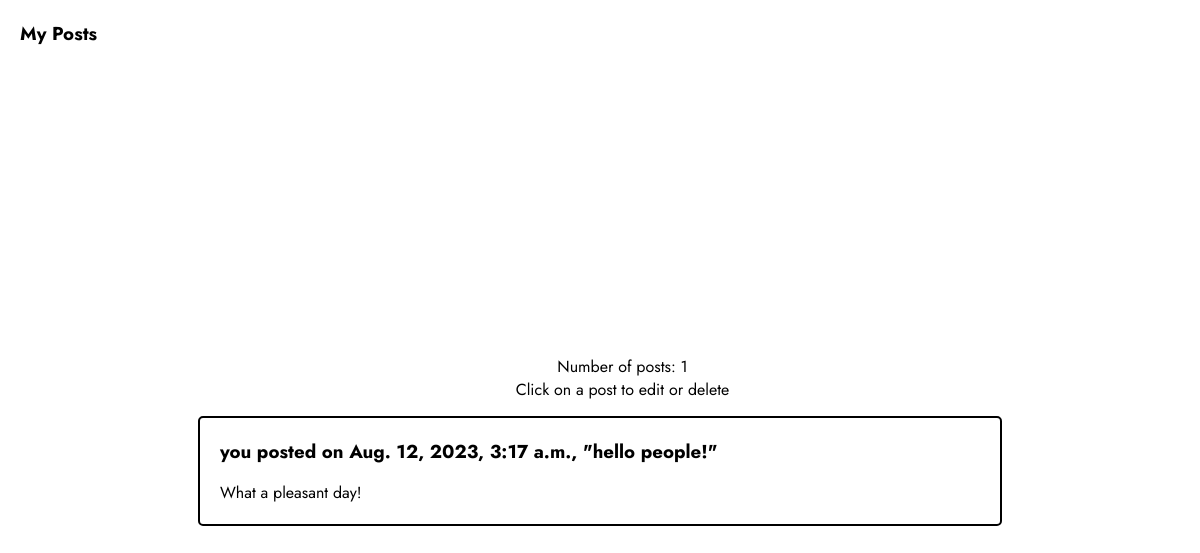
/my_posts/ (signed in), run on the app's committed database.
### myapp/models.py (models this page shows, shortened)
class Post(models.Model):
    author = models.ForeignKey(User, on_delete=models.CASCADE)
    title = models.CharField(max_length=100)
    post_content = models.TextField()
    created_date = models.DateTimeField(auto_now_add=True)

### myapp/views.py (the view)
# urls.py: path('my_posts/', views.MyPosts.as_view(), name='my_posts'),
class MyPosts(LoginRequiredMixin, ListView):
    model = Post
    template_name = 'my_posts.html'
    def get_context_data(self, **kwargs):
        context = super().get_context_data(**kwargs)
        context['my_posts'] = Post.objects.filter(author=self.request.user)
        return context

### myapp/templates/my_posts.html (shortened to what this page needs)
{% extends 'base.html' %}
{% block content %}
<h3 style="margin: 20px;">My Posts</h3>
<div class="main-content">
    <div class="empty" style="height: 40px;"></div>
    {% if my_posts %}
    <p>Number of posts: {{ my_posts|length }}</p>
    <p style="margin-top: -5px;">Click on a post to edit or delete</p>
        {% for post in my_posts %}
        <div class="post-body2" onclick="window.location.href='{% url 'post_update' pk=post.pk %}'">
            <h3>you posted on {{ post.created_date }}, "{{ post.title }}"</h3>
            <p>{{ post.post_content }}</p>
        </div>
        {% endfor %}
    {% else %}
    <h2>You haven't posted yet! Click on the '+' icon below to post</h2>
    {% endif %}
    <div class="empty"></div>
  </div>
{% endblock %}

### myapp/static/css/style.css (style rules this page uses)
body { margin: 0; padding: 0; font-family: 'Jost', sans-serif; }
.main-content { display: flex; flex-direction: column; align-items: center; justify-content: center; height: 100vh; }
.post-body, .post-body2 { width: 65%; height: auto; border: 2px solid black; border-radius: 5px; background: transparent; margin: 10px 0; padding: 10px; }
.post-body h3, .post-body2 h3 { margin-top: 10px; margin-left: 10px; }
.post-body p, .post-body2 p { margin-left: 10px; margin-bottom: 10px; }
.empty { width: 10%; height: 100px; }
.profile-container h2,h3,p { margin-left: 45px; margin-bottom: 5px; }

### data on the page
Post: created_date "Aug. 12, 2023, 3:17 a.m.", title "hello people!", post_content "What a pleasant day!"

### other printed values
{{ my_posts|length }} "1"
